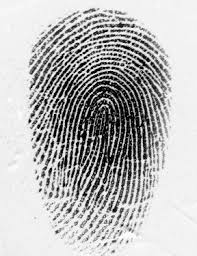
#> input picture uploads/images.jpeg, 197 x 256 px
$ python -i feat_extract.py   (imports and definitions only)   (older library calls are emulated)
#> lines starting #> are read from the running program, lines starting #| are printed output that depends on the picture
import cv2
import numpy as np
import random

def is_valid_fingerprint(image_path):
    """
    Validates whether the uploaded image is a fingerprint.
    Returns (True, None) if valid, (False, reason) if not.
    Uses ridge structure, contrast, and texture entropy checks.
    """
#> called with image_path = 'uploads/images.jpeg'
    img = cv2.imread(image_path)
#> img is the input picture: shape (256, 197, 3); min 0, max 255, mean 184.6
    if img is None:
        return False, "Image could not be read."

    gray = cv2.cvtColor(img, cv2.COLOR_BGR2GRAY)
    h, w = gray.shape
#> h = 256; w = 197

    # --- Check 1: Image must not be too small ---
    if h < 50 or w < 50:
        return False, "Image is too small to be a fingerprint."

    # --- Check 2: Contrast check — fingerprints have significant dark/light variation ---
    std_dev = float(np.std(gray))
#> std_dev = 78.45
    if std_dev < 20:
        return False, "Image has very low contrast. Please upload a clear fingerprint scan."

    # --- Check 3: Entropy — fingerprints have high texture entropy ---
    hist = cv2.calcHist([gray], [0], None, [256], [0, 256])
#> hist = 256 values, max 5519 at index 242, min 53 at index 27, mean 197
    hist = hist.ravel() / hist.sum()
#> hist = 256 values, max 0.109 at index 242, min 0.00105 at index 27, mean 0.00391
    entropy = -np.sum(hist * np.log2(hist + 1e-7))
#> entropy = 6.58
    if entropy < 4.5:
        return False, "Image does not appear to have fingerprint texture patterns."

    # --- Check 4: Ridge frequency check using Gabor filter response ---
    # Fingerprints have strong oriented ridge-valley patterns
    gabor_responses = []
    for theta in [0, 45, 90, 135]:
        kern = cv2.getGaborKernel((15, 15), 4.0, np.deg2rad(theta), 8.0, 0.5, 0, ktype=cv2.CV_32F)
        filtered = cv2.filter2D(gray.astype(np.float32), cv2.CV_32F, kern)
        gabor_responses.append(np.mean(np.abs(filtered)))
#> this loop made 4 passes
#> pass 1, in is_valid_fingerprint, `filtered = cv2.filter2D(gray.astype(np.float32), cv2.CV_32F, kern)`:
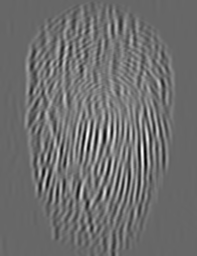
#> filtered: shape (256, 197) float32; min -3353.3, max 2950.4, mean -606.9; drawn with min black and max white
#> pass 2, in is_valid_fingerprint, `filtered = cv2.filter2D(gray.astype(np.float32), cv2.CV_32F, kern)`:
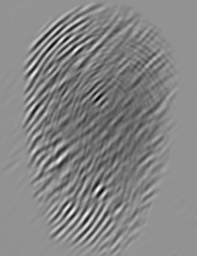
#> filtered: shape (256, 197) float32; min -2490.5, max 4431.3, mean 1134.4; drawn with min black and max white
#> pass 3, in is_valid_fingerprint, `filtered = cv2.filter2D(gray.astype(np.float32), cv2.CV_32F, kern)`:
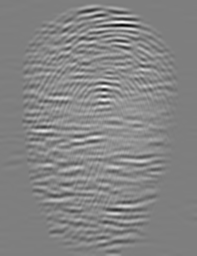
#> filtered: shape (256, 197) float32; min -4531.7, max 2986.7, mean -606.7; drawn with min black and max white
#> after the loop, gabor_responses = [736.3, 1193.5, 703, 1169]

    max_response = max(gabor_responses)
#> max_response = 1193.5
    if max_response < 5.0:
        return False, "No ridge patterns detected. Please upload a fingerprint image."

    # --- Check 5: Ridge variance ratio — fingerprints have anisotropic texture ---
    # Check if there are periodic horizontal AND vertical structures
    sobelx = cv2.Sobel(gray, cv2.CV_64F, 1, 0, ksize=3)
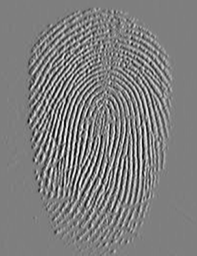
#> sobelx: shape (256, 197) float64; min -949, max 957, mean 0.1; drawn with min black and max white
    sobely = cv2.Sobel(gray, cv2.CV_64F, 0, 1, ksize=3)
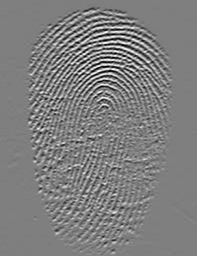
#> sobely: shape (256, 197) float64; min -938, max 943, mean -0.1; drawn with min black and max white
    var_x = np.var(sobelx)
#> var_x = 76238.2
    var_y = np.var(sobely)
#> var_y = 43218.4

    if var_x < 100 and var_y < 100:
        return False, "No edge structure found. Upload a proper fingerprint scan."

    # --- Check 6: Color check — reject clearly colorful/photo images ---
    b, g, r = cv2.split(img)
    channel_std = np.std([np.mean(b), np.mean(g), np.mean(r)])
#> channel_std = 0
    if channel_std > 25:
        return False, "This appears to be a color photo, not a fingerprint image."

    return True, None


# [131 lines left out: functions preprocess_image, count_ridges, compute_ridge_density, classify_pattern_type, extract_features, not called in this run]

>>> result = is_valid_fingerprint('uploads/images.jpeg')

$ run again, on uploads/100__M_Left_index_finger.BMP
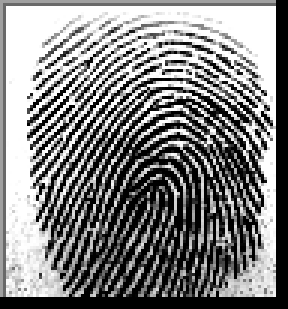
#> input picture uploads/100__M_Left_index_finger.BMP, 96 x 103 px (shown 3 times larger)
#> in is_valid_fingerprint, img is the input picture: shape (103, 96, 3); min 0, max 255, mean 130
#> std_dev = 105.9
#> in is_valid_fingerprint, `hist = cv2.calcHist([gray], [0], None, [256], [0, 256])`: hist = 256 values, max 2441 at index 0, min 5 at index 93, mean 38.62
#> in is_valid_fingerprint, `hist = hist.ravel() / hist.sum()`: hist = 256 values, max 0.247 at index 0, min 0.000506 at index 93, mean 0.00391
#> entropy = 5.6
#> after the loop in is_valid_fingerprint, `for theta in [0, 45, 90, 135]:`: gabor_responses = [867.1, 841, 712.1, 836.5]
#> max_response = 867.1
#> in is_valid_fingerprint, `sobelx = cv2.Sobel(gray, cv2.CV_64F, 1, 0, ksize=3)`:
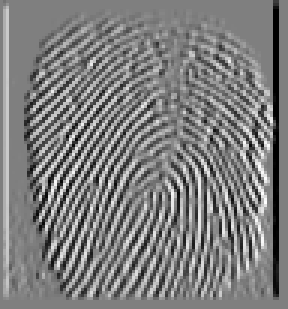
#> sobelx: shape (103, 96) float64 (shown 3 times larger); min -1020, max 1015, mean -10.6; drawn with min black and max white
#> in is_valid_fingerprint, `sobely = cv2.Sobel(gray, cv2.CV_64F, 0, 1, ksize=3)`:
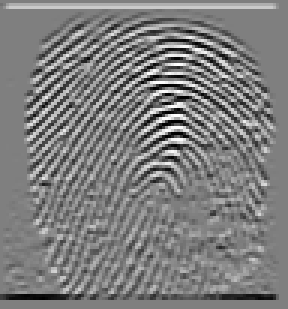
#> sobely: shape (103, 96) float64 (shown 3 times larger); min -1020, max 1020, mean -9.9; drawn with min black and max white
#> var_x = 143783.6
#> var_y = 104892.9
#> channel_std = 0

$ run again, on uploads/101__M_Right_little_finger.BMP
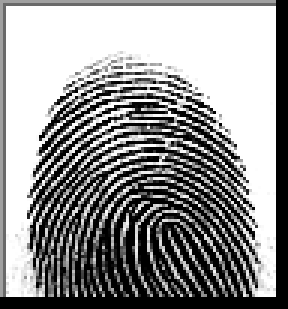
#> input picture uploads/101__M_Right_little_finger.BMP, 96 x 103 px (shown 3 times larger)
#> in is_valid_fingerprint, img is the input picture: shape (103, 96, 3); min 0, max 255, mean 146.7
#> std_dev = 110.3
#> in is_valid_fingerprint, `hist = cv2.calcHist([gray], [0], None, [256], [0, 256])`: hist = 256 values, max 3598 at index 255, min 2 at index 84, mean 38.62
#> in is_valid_fingerprint, `hist = hist.ravel() / hist.sum()`: hist = 256 values, max 0.364 at index 255, min 0.000202 at index 84, mean 0.00391
#> entropy = 4.58
#> after the loop in is_valid_fingerprint, `for theta in [0, 45, 90, 135]:`: gabor_responses = [895.5, 935.4, 687.1, 939]
#> max_response = 939
#> in is_valid_fingerprint, `sobelx = cv2.Sobel(gray, cv2.CV_64F, 1, 0, ksize=3)`:
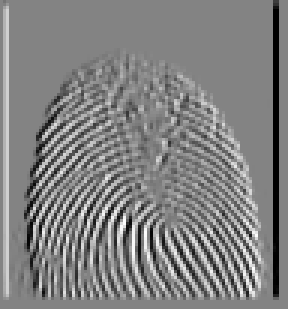
#> sobelx: shape (103, 96) float64 (shown 3 times larger); min -1020, max 964, mean -10.6; drawn with min black and max white
#> in is_valid_fingerprint, `sobely = cv2.Sobel(gray, cv2.CV_64F, 0, 1, ksize=3)`:
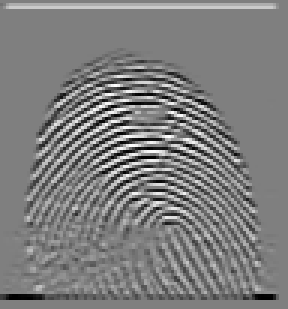
#> sobely: shape (103, 96) float64 (shown 3 times larger); min -1018, max 1020, mean -9.9; drawn with min black and max white
#> var_x = 99011.8
#> var_y = 86611.3
#> channel_std = 0

$ run again, on uploads/102__M_Right_thumb_finger.BMP
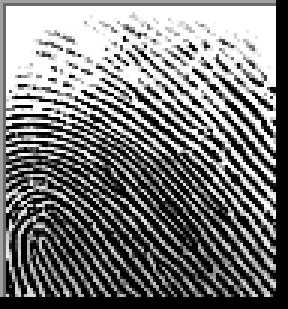
#> input picture uploads/102__M_Right_thumb_finger.BMP, 96 x 103 px (shown 3 times larger)
#> in is_valid_fingerprint, img is the input picture: shape (103, 96, 3); min 0, max 255, mean 121
#> std_dev = 106.4
#> in is_valid_fingerprint, `hist = cv2.calcHist([gray], [0], None, [256], [0, 256])`: hist = 256 values, max 2738 at index 0, min 2 at index 56, mean 38.62
#> in is_valid_fingerprint, `hist = hist.ravel() / hist.sum()`: hist = 256 values, max 0.277 at index 0, min 0.000202 at index 56, mean 0.00391
#> entropy = 5.43
#> after the loop in is_valid_fingerprint, `for theta in [0, 45, 90, 135]:`: gabor_responses = [657.7, 762.4, 618.8, 793.5]
#> max_response = 793.5
#> in is_valid_fingerprint, `sobelx = cv2.Sobel(gray, cv2.CV_64F, 1, 0, ksize=3)`:
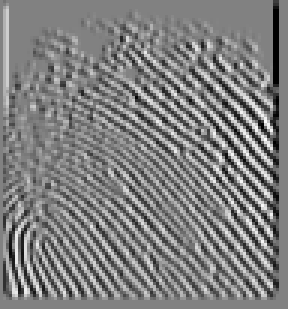
#> sobelx: shape (103, 96) float64 (shown 3 times larger); min -1020, max 988, mean -10.6; drawn with min black and max white
#> in is_valid_fingerprint, `sobely = cv2.Sobel(gray, cv2.CV_64F, 0, 1, ksize=3)`:
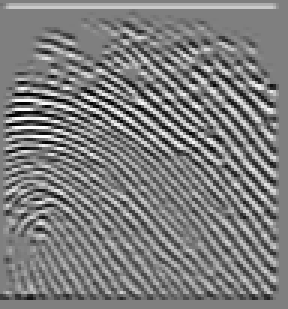
#> sobely: shape (103, 96) float64 (shown 3 times larger); min -1020, max 1020, mean -9.9; drawn with min black and max white
#> var_x = 123497.7
#> var_y = 141070.8
#> channel_std = 0
